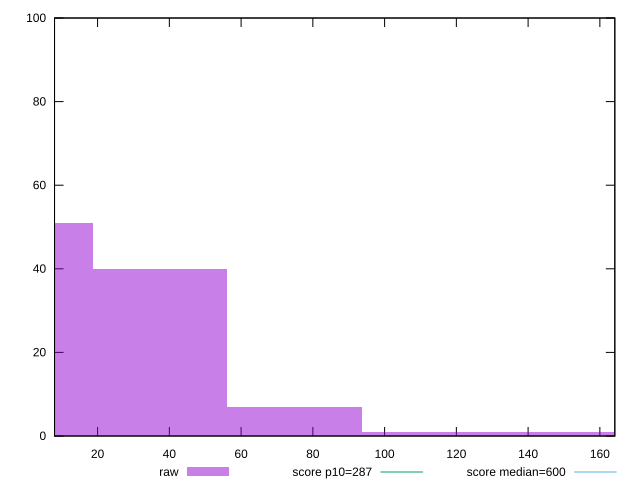

The gnuplot source for this figure:
reset

$raw <<EOF
74.85709968826698 7
37.42854984413349 40
0 51
149.71419937653397 1
112.28564953240047 1
EOF

set key outside below
set boxwidth 37.42854984413349
set xrange [8:164.17049999999995]
set yrange [0:100]
set trange [0:100]
set style fill transparent solid 0.5 noborder

set parametric
set terminal svg size 640, 490 enhanced background rgb 'white'
set output "report_00017_2021-02-10T15-08-03.406Z/total-blocking-time/samples/pages+cached+noadtech+nomedia/raw/histogram.svg"

plot $raw title "raw" with boxes, \
     287,t title "score p10=287", \
     600,t title "score median=600"

reset
